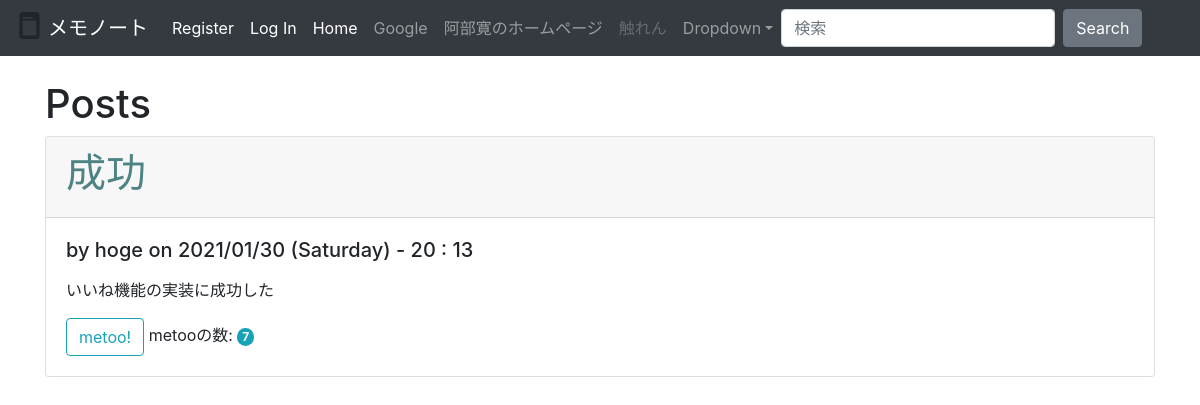
Before: / with the older database file.
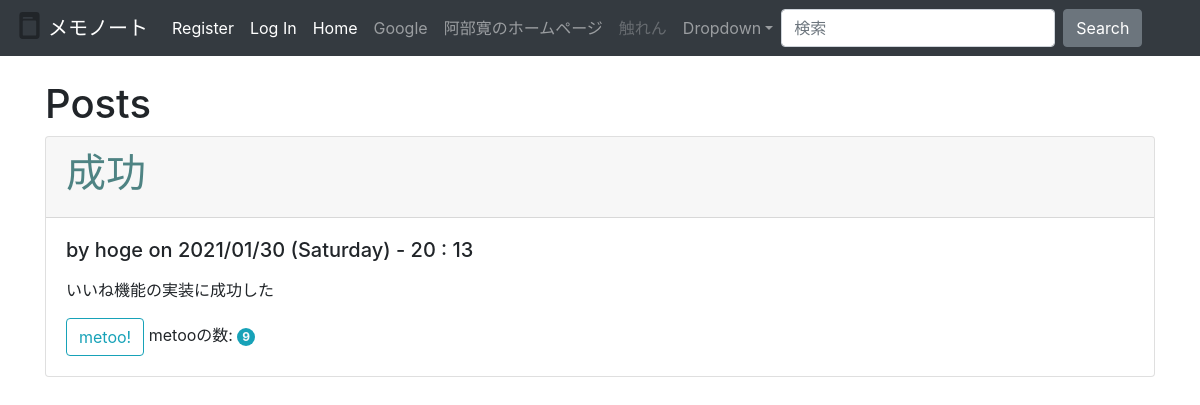
After: the same page with the newer database file.
### tables this page shows
CREATE TABLE post (
  id INTEGER PRIMARY KEY AUTOINCREMENT,/* 投稿のID */
  author_id INTEGER NOT NULL,
  created TIMESTAMP NOT NULL DEFAULT CURRENT_TIMESTAMP,
  title TEXT NOT NULL,
  body TEXT NOT NULL,
  nowtime TEXT,
  metoo,INTEGER NOT NULL DEFAULT 0,
  FOREIGN KEY (author_id) REFERENCES user (id)/*著者IDを外部キーとすることでユーザーIDを紐付け。*/
  
);

CREATE TABLE user (
  id INTEGER PRIMARY KEY AUTOINCREMENT,/*ユーザーIDをプライマリキーとして宣言*/
  username TEXT UNIQUE NOT NULL,
  password TEXT NOT NULL
);

### flaskr/blog.py (the view)
@bp.route('/')
def index():
    db = get_db()
    posts = db.execute(
        'SELECT p.id, title, body, created, author_id, username, nowtime, metoo'# ここでuserテーブルのidとpostテーブルのauthor_idをコピーしてる？
        ' FROM post p JOIN user u ON p.author_id = u.id'#投稿IDと著者IDを紐付け
        ' ORDER BY created DESC'#作られた順にソート
    ).fetchall()  # リスト化。schema.sql内のデータをセレクトしてpostsというリストに入れていく
    return render_template('blog/index.html', posts=posts)

### flaskr/auth.py (called while the page is built)
@bp.before_app_request
def load_logged_in_user():
    user_id = session.get('user_id')
    if user_id is None:
        g.user = None
    else:
        g.user = get_db().execute(
            'SELECT * FROM user WHERE id = ?', (user_id,)
        ).fetchone()

### flaskr/db.py (called while the page is built)
def get_db():#こいつがデータベースにつなぐやつ
    if 'db' not in g:
        g.db = sqlite3.connect(
            current_app.config['DATABASE'],
            detect_types=sqlite3.PARSE_DECLTYPES
        )
        g.db.row_factory = sqlite3.Row#データベースにカラム(列名)でアクセスできるようにしている
    return g.db

### flaskr/templates/blog/index.html (shortened to what this page needs)
{% extends 'base.html' %}
{% block header %}
  <h1>{% block title %}Posts{% endblock %}</h1>
{% endblock %}
{% block content %}
  {% for post in posts %}
    <div class="card">
      <div class="card-header">
        <h1>{{ post['title'] }}{{dates}}</h1>
      </div>
      <div class="card-body">
        <h5 class="card-title">
          <div class="about">by {{ post['username'] }} on {{post['nowtime']}}<h1></h1></div>
        </h5>
        <p class="card-text">
          <p class="body">{{ post['body'] }}</p>
        </p>
        <div class="card-metoo">
            <input type="button" class= "btn btn-outline-info" value='metoo!' id="{{post['id']}}" onclick="post_metoo(this)">
              metooの数:
              <span id="metoo_value{{post['id']}}" class="badge rounded-pill bg-info text-light">{{ post['metoo'] }}</span>
          </div>
      </div>
    </div>
  {% endfor %}
{% endblock %}

### flaskr/templates/base.html (shortened to what this page needs)
<!doctype html>
<html lang="ja">
  <head>
    <link rel="stylesheet" href="https://stackpath.bootstrapcdn.com/bootstrap/4.4.1/css/bootstrap.min.css">
  </head>
<link rel="stylesheet" href="{{ url_for('static', filename='starter-template.css') }}">
<nav class="navbar navbar-expand-md navbar-dark bg-dark fixed-top">
  <a class="navbar-brand" href="http://127.0.0.1:5000/">メモノート</a>
  <div class="collapse navbar-collapse" id="navbarsExampleDefault">
    <ul class="navbar-nav mr-auto">
      {% if g.user %}
        <li class="nav-item active"><span>{{ g.user['username'] }}</span>
        <li class="nav-item active"><a class="nav-link" href="{{ url_for('auth.logout') }}">Log Out</a>
      {% else %}
        <li class="nav-item active"><a class="nav-link" href="{{ url_for('auth.register') }}">Register</a>
        <li class="nab-item active"><a class="nav-link" href="{{ url_for('auth.login') }}">Log In</a>
      {% endif %}
      <li class="nav-item active">
        <a class="nav-link" href="http://127.0.0.1:5000/">Home <span class="sr-only">(current)</span></a>
      </li>
      <li class="nav-item">
        <a class="nav-link" href="https://google.com">Google</a>
      </li>
      <li class="nav-item">
        <a class="nav-link" href="http://abehiroshi.la.coocan.jp/">阿部寛のホームページ</a>
      </li>
      <li class="nav-item">
        <a class="nav-link disabled" href="#" tabindex="-1" aria-disabled="true">触れん</a>
      </li>
      <li class="nav-item dropdown">
        <a class="nav-link dropdown-toggle" href="#" id="dropdown01" data-toggle="dropdown" aria-haspopup="true" aria-expanded="false">Dropdown</a>
      </li>
      <form class="form-inline my-2 my-lg-0">
        <input class="form-control mr-sm-2" type="text" placeholder="検索" aria-label="Search">
        <button class="btn btn-secondary my-2 my-sm-0" type="submit">Search</button>
      </form>
    </ul>
  </div>
</nav>
<main role="main" class="container">
  <header>
    {% block header %}{% endblock %}
  </header>
  {% block content %}{% endblock %}
</main>
</html>

### flaskr/static/starter-template.css (style rules this page uses)
.navbar-brand { color: red; }
.card-header { color: rgb(78, 131, 131); }

Changed rows visible on the page:
changed post "成功": metoo "7" → "9"
